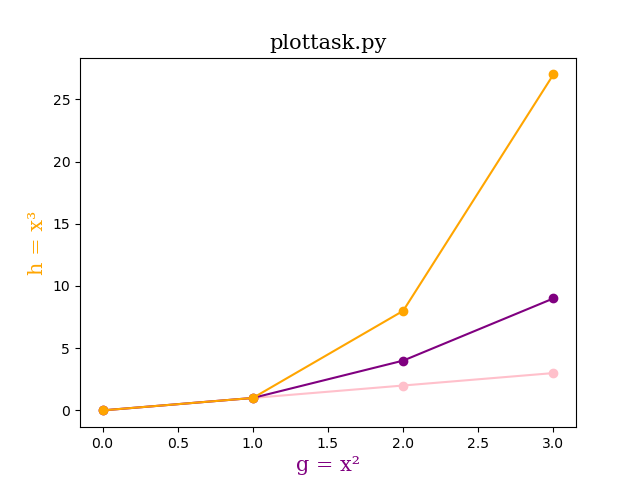

Here is the Python script that generated this plot:
# Weekly Task 8
# This program will display a plot of the following functions:
# f(x) = x
# g(x) = x²
# h(x) = x³
# It will be in the range [0, 4] on the one set of axes.
# Author: Amanda Murray

import matplotlib.pyplot as plt 
import numpy as np 
x = (range (0,4))

x = np.array (range(0, 4))
g = x * x
h = x * x * x

font1 = {'family': 'serif', 'color': 'black', 'size': 15}
font2 = {'family': 'serif', 'color': 'purple', 'size': 15}
font3 = {'family': 'serif', 'color': 'orange', 'size': 15}

plt.plot (x, color = 'pink', marker = 'o')
plt.plot (g, color = 'purple', marker = 'o')
plt.plot (h, color = 'orange', marker = 'o')
plt.title ("plottask.py", fontdict = font1)
plt.xlabel ("g = x²", fontdict = font2)
plt.ylabel ("h = x³", fontdict = font3)
plt.savefig ('plottask.png')
plt.show()